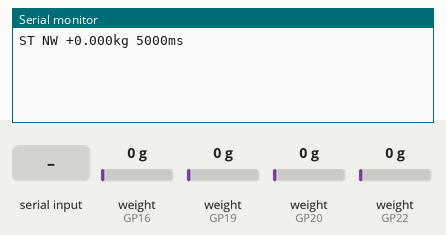
Simulated run of this sketch. Board: Raspberry Pi Pico. Parts: the last lines printed to the serial monitor. Inputs (shaded band) come from the test bench; at power-on: weight on the scale (sensors on GP19, GP16, GP20, GP22) 0 g.

Above: at 5.2 s.
5.3 s: weight on the scale (sensor on GP19) set to 100 g
At 6.5 s:
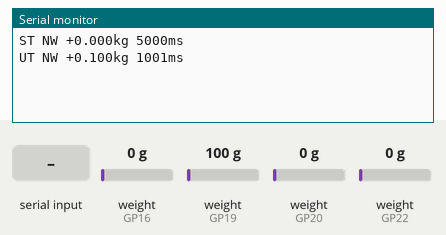
7.5 s: "Z\n" received over Serial
At 12.3 s:
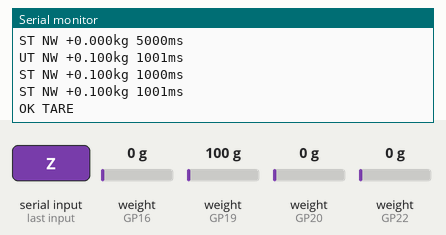
13.4 s: "1\n" received over Serial
At 15.1 s:
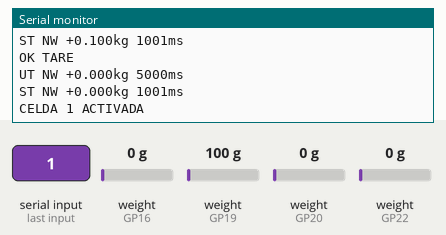
15.5 s: "2\n" received over Serial
At 16.6 s:
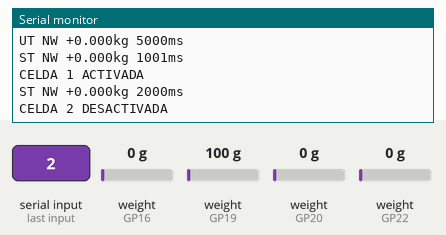
17.5 s: "SET DECI \n" received over Serial
At 18.8 s:
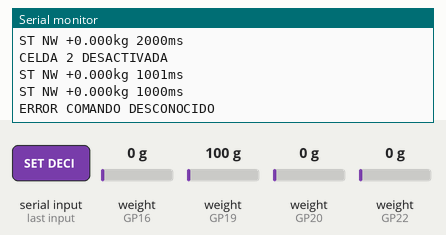
19.5 s: weight on the scale (sensor on GP16) set to 100 g
At 20.8 s:
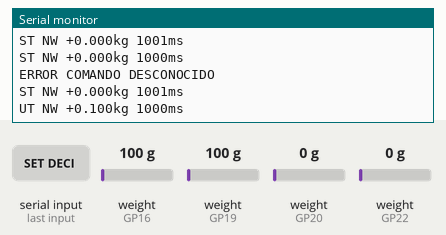
Timing chart, 0 to 22.0 s (numbered marks = the images above; inputs shaded):
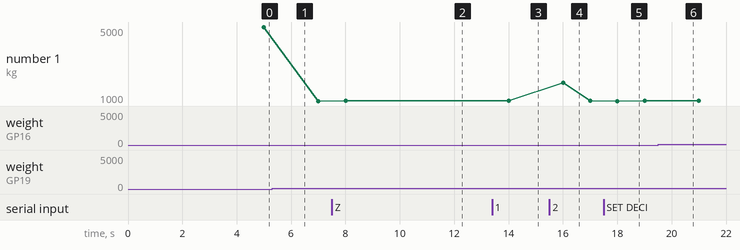

The sketch:

4hxComandos.ino
```cpp
#include "HX711.h"
#include "pico/multicore.h"

// Pines
#define DT1 16
#define SCK1 10

#define DT2 19
#define SCK2 17

#define DT3 20
#define SCK3 18

#define DT4 22
#define SCK4 26

#define iterations 10

HX711 hx711_1, hx711_2, hx711_3, hx711_4;

float lecturaCore0 = 0;
volatile float lecturaCore1 = 0;

int factorCalibracion1 = 125.083;
int factorCalibracion2 = 124.173;
int factorCalibracion3 = 126.658;
int factorCalibracion4 = 125;

unsigned long tiempoAnterior = 0;

bool active1 = false;
bool active2 = true;
bool active3 = true;
bool active4 = true;

String unidad = "kg";
int decimales = 3;
bool pesoEstable = false;

// ================= CORE 1 =================
void core1Loop() {
  while (true) {
    float peso = 0;
    if (active3) peso += hx711_3.get_units(iterations);
    if (active4) peso += hx711_4.get_units(iterations);
    lecturaCore1 = peso / 1000.0; // Convertir a kg
  }
}

// ================= SETUP =================
void setup() {
  Serial.begin(115200);

  hx711_1.begin(DT1, SCK1);
  hx711_2.begin(DT2, SCK2);
  hx711_3.begin(DT3, SCK3);
  hx711_4.begin(DT4, SCK4);

  hx711_1.set_scale(factorCalibracion1);
  hx711_2.set_scale(factorCalibracion2);
  hx711_3.set_scale(factorCalibracion3);
  hx711_4.set_scale(factorCalibracion4);

  hx711_1.tare();
  hx711_2.tare();
  hx711_3.tare();
  hx711_4.tare();

  multicore_launch_core1(core1Loop);
}

// ================= LOOP =================
void loop() {
  if (Serial.available() > 0) {
    String comando = Serial.readStringUntil('\n');
    comando.trim();
    procesarComando(comando);
  }

  // Leer celdas en este core
  float peso = 0;
  if (active1) peso += hx711_1.get_units(iterations);
  if (active2) peso += hx711_2.get_units(iterations);
  lecturaCore0 = peso / 1000.0;

  float pesoTotal = lecturaCore0 + lecturaCore1;
  mostrarPeso(pesoTotal);
}

// ================= COMANDOS =================
void procesarComando(String comando) {
  comando.trim();
  comando.toUpperCase();

  if (comando == "Z") {
    hx711_1.tare();
    hx711_2.tare();
    hx711_3.tare();
    hx711_4.tare();
    Serial.println("OK TARE");
    return;
  }

  if (comando == "1") {
    active1 = !active1;
    Serial.print("CELDA 1 ");
    Serial.println(active1 ? "ACTIVADA" : "DESACTIVADA");
    return;
  }

  if (comando == "2") {
    active2 = !active2;
    Serial.print("CELDA 2 ");
    Serial.println(active2 ? "ACTIVADA" : "DESACTIVADA");
    return;
  }

  if (comando == "3") {
    active3 = !active3;
    Serial.print("CELDA 3 ");
    Serial.println(active3 ? "ACTIVADA" : "DESACTIVADA");
    return;
  }

  if (comando == "4") {
    active4 = !active4;
    Serial.print("CELDA 4 ");
    Serial.println(active4 ? "ACTIVADA" : "DESACTIVADA");
    return;
  }

  if (comando.startsWith("SET DECI ")) {
    String valor = comando.substring(9);
    int nuevosDecimales = valor.toInt();
    if (nuevosDecimales >= 1 && nuevosDecimales <= 3) {
      decimales = nuevosDecimales;
      Serial.print("OK ");
      Serial.println(decimales);
    } else {
      Serial.println("ERROR DECIMALES");
    }
    return;
  }

  if (comando.startsWith("SETWEIGHTUNIT ")) {
    String valor = comando.substring(15);
    if (valor == "0") {
      unidad = "kg";
      Serial.println("OK UNIDAD KG");
    } else if (valor == "4") {
      unidad = "lb";
      Serial.println("OK UNIDAD LB");
    } else {
      Serial.println("ERROR UNIDAD");
    }
    return;
  }
  Serial.println("ERROR COMANDO DESCONOCIDO");
}


// ================= DISPLAY PESO =================
bool verificarEstabilidad(float peso) {
  static float pesoAnterior = 0;
  float diferencia = abs(peso - pesoAnterior);
  pesoAnterior = peso;
  return diferencia < 0.05;
}

void mostrarPeso(float peso) {
  unsigned long tiempoActual = millis();
  unsigned long tiempoTranscurrido = tiempoActual - tiempoAnterior;
  tiempoAnterior = tiempoActual;

  if (peso > 280.0) {
    Serial.println("---OL---");
    return;
  }

  // Zona muerta de ±2.5g
  if (fabs(peso) < 0.0025) peso = 0;

  pesoEstable = verificarEstabilidad(peso);

  String estado = pesoEstable ? "ST NW " : "UT NW ";
  String signo = (peso >= 0) ? "+" : "-";
  String value = String(fabs((unidad == "lb") ? peso * 2.2046 : peso), decimales);
  String tiempoMs = String(tiempoTranscurrido) + "ms";

  Serial.println(estado + signo + value + unidad + " " + tiempoMs);
}
```

Measured:
- after the input at 5.3 s, the serial monitor: prints a new line after 0.70 s (image 1)
- after the input at 7.5 s, the serial monitor: prints a new line after 4.5 s (image 2)
- after the input at 13.4 s, the serial monitor: prints a new line after 0.60 s (image 3)
- after the input at 15.5 s, the serial monitor: prints a new line after 0.50 s (image 4)
- after the input at 17.5 s, the serial monitor: prints a new line after 0.51 s (image 5)
- after the input at 19.5 s, the serial monitor: prints a new line after 0.51 s (image 6)
